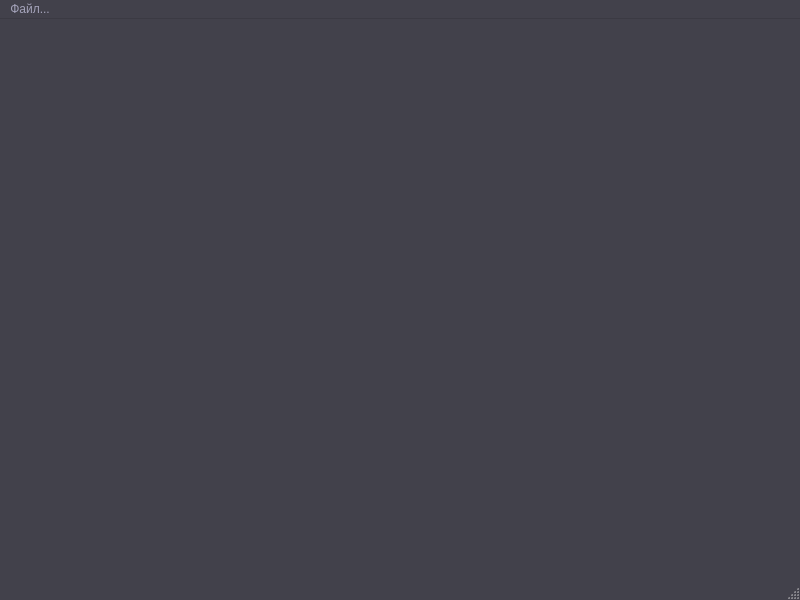
<?xml version="1.0" encoding="UTF-8"?>
<ui version="4.0">
 <class>CloudGalleryWindow</class>
 <widget class="QMainWindow" name="CloudGalleryWindow">
  <property name="geometry">
   <rect>
    <x>0</x>
    <y>0</y>
    <width>800</width>
    <height>600</height>
   </rect>
  </property>
  <property name="palette">
   <palette>
    <active>
     <colorrole role="WindowText">
      <brush brushstyle="SolidPattern">
       <color alpha="255">
        <red>152</red>
        <green>151</green>
        <blue>173</blue>
       </color>
      </brush>
     </colorrole>
     <colorrole role="Button">
      <brush brushstyle="SolidPattern">
       <color alpha="255">
        <red>66</red>
        <green>65</green>
        <blue>75</blue>
       </color>
      </brush>
     </colorrole>
     <colorrole role="Light">
      <brush brushstyle="SolidPattern">
       <color alpha="0">
        <red>255</red>
        <green>255</green>
        <blue>255</blue>
       </color>
      </brush>
     </colorrole>
     <colorrole role="Midlight">
      <brush brushstyle="SolidPattern">
       <color alpha="0">
        <red>227</red>
        <green>227</green>
        <blue>227</blue>
       </color>
      </brush>
     </colorrole>
     <colorrole role="Text">
      <brush brushstyle="SolidPattern">
       <color alpha="255">
        <red>152</red>
        <green>151</green>
        <blue>173</blue>
       </color>
      </brush>
     </colorrole>
     <colorrole role="BrightText">
      <brush brushstyle="SolidPattern">
       <color alpha="255">
        <red>152</red>
        <green>151</green>
        <blue>173</blue>
       </color>
      </brush>
     </colorrole>
     <colorrole role="ButtonText">
      <brush brushstyle="SolidPattern">
       <color alpha="255">
        <red>163</red>
        <green>162</green>
        <blue>185</blue>
       </color>
      </brush>
     </colorrole>
     <colorrole role="Base">
      <brush brushstyle="SolidPattern">
       <color alpha="255">
        <red>66</red>
        <green>65</green>
        <blue>75</blue>
       </color>
      </brush>
     </colorrole>
     <colorrole role="Window">
      <brush brushstyle="SolidPattern">
       <color alpha="255">
        <red>66</red>
        <green>65</green>
        <blue>75</blue>
       </color>
      </brush>
     </colorrole>
     <colorrole role="Highlight">
      <brush brushstyle="SolidPattern">
       <color alpha="255">
        <red>87</red>
        <green>86</green>
        <blue>99</blue>
       </color>
      </brush>
     </colorrole>
     <colorrole role="Link">
      <brush brushstyle="SolidPattern">
       <color alpha="255">
        <red>152</red>
        <green>151</green>
        <blue>173</blue>
       </color>
      </brush>
     </colorrole>
     <colorrole role="LinkVisited">
      <brush brushstyle="SolidPattern">
       <color alpha="255">
        <red>152</red>
        <green>151</green>
        <blue>173</blue>
       </color>
      </brush>
     </colorrole>
     <colorrole role="AlternateBase">
      <brush brushstyle="SolidPattern">
       <color alpha="255">
        <red>87</red>
        <green>86</green>
        <blue>99</blue>
       </color>
      </brush>
     </colorrole>
     <colorrole role="ToolTipBase">
      <brush brushstyle="SolidPattern">
       <color alpha="255">
        <red>87</red>
        <green>86</green>
        <blue>99</blue>
       </color>
      </brush>
     </colorrole>
     <colorrole role="ToolTipText">
      <brush brushstyle="SolidPattern">
       <color alpha="255">
        <red>152</red>
        <green>151</green>
        <blue>173</blue>
       </color>
      </brush>
     </colorrole>
     <colorrole role="PlaceholderText">
      <brush brushstyle="SolidPattern">
       <color alpha="128">
        <red>152</red>
        <green>151</green>
        <blue>173</blue>
       </color>
      </brush>
     </colorrole>
     <colorrole role="Accent">
      <brush brushstyle="SolidPattern">
       <color alpha="255">
        <red>152</red>
        <green>151</green>
        <blue>173</blue>
       </color>
      </brush>
     </colorrole>
    </active>
    <inactive>
     <colorrole role="WindowText">
      <brush brushstyle="SolidPattern">
       <color alpha="255">
        <red>176</red>
        <green>175</green>
        <blue>200</blue>
       </color>
      </brush>
     </colorrole>
     <colorrole role="Button">
      <brush brushstyle="SolidPattern">
       <color alpha="255">
        <red>87</red>
        <green>86</green>
        <blue>99</blue>
       </color>
      </brush>
     </colorrole>
     <colorrole role="Light">
      <brush brushstyle="SolidPattern">
       <color alpha="0">
        <red>255</red>
        <green>255</green>
        <blue>255</blue>
       </color>
      </brush>
     </colorrole>
     <colorrole role="Midlight">
      <brush brushstyle="SolidPattern">
       <color alpha="0">
        <red>227</red>
        <green>227</green>
        <blue>227</blue>
       </color>
      </brush>
     </colorrole>
     <colorrole role="Text">
      <brush brushstyle="SolidPattern">
       <color alpha="255">
        <red>152</red>
        <green>151</green>
        <blue>173</blue>
       </color>
      </brush>
     </colorrole>
     <colorrole role="BrightText">
      <brush brushstyle="SolidPattern">
       <color alpha="255">
        <red>152</red>
        <green>151</green>
        <blue>173</blue>
       </color>
      </brush>
     </colorrole>
     <colorrole role="ButtonText">
      <brush brushstyle="SolidPattern">
       <color alpha="255">
        <red>163</red>
        <green>162</green>
        <blue>185</blue>
       </color>
      </brush>
     </colorrole>
     <colorrole role="Base">
      <brush brushstyle="SolidPattern">
       <color alpha="255">
        <red>66</red>
        <green>65</green>
        <blue>75</blue>
       </color>
      </brush>
     </colorrole>
     <colorrole role="Window">
      <brush brushstyle="SolidPattern">
       <color alpha="255">
        <red>66</red>
        <green>65</green>
        <blue>75</blue>
       </color>
      </brush>
     </colorrole>
     <colorrole role="Highlight">
      <brush brushstyle="SolidPattern">
       <color alpha="255">
        <red>87</red>
        <green>86</green>
        <blue>99</blue>
       </color>
      </brush>
     </colorrole>
     <colorrole role="HighlightedText">
      <brush brushstyle="SolidPattern">
       <color alpha="255">
        <red>255</red>
        <green>255</green>
        <blue>255</blue>
       </color>
      </brush>
     </colorrole>
     <colorrole role="Link">
      <brush brushstyle="SolidPattern">
       <color alpha="255">
        <red>152</red>
        <green>151</green>
        <blue>173</blue>
       </color>
      </brush>
     </colorrole>
     <colorrole role="LinkVisited">
      <brush brushstyle="SolidPattern">
       <color alpha="255">
        <red>152</red>
        <green>151</green>
        <blue>173</blue>
       </color>
      </brush>
     </colorrole>
     <colorrole role="AlternateBase">
      <brush brushstyle="SolidPattern">
       <color alpha="255">
        <red>87</red>
        <green>86</green>
        <blue>99</blue>
       </color>
      </brush>
     </colorrole>
     <colorrole role="ToolTipBase">
      <brush brushstyle="SolidPattern">
       <color alpha="255">
        <red>87</red>
        <green>86</green>
        <blue>99</blue>
       </color>
      </brush>
     </colorrole>
     <colorrole role="ToolTipText">
      <brush brushstyle="SolidPattern">
       <color alpha="255">
        <red>152</red>
        <green>151</green>
        <blue>173</blue>
       </color>
      </brush>
     </colorrole>
     <colorrole role="PlaceholderText">
      <brush brushstyle="SolidPattern">
       <color alpha="128">
        <red>152</red>
        <green>151</green>
        <blue>173</blue>
       </color>
      </brush>
     </colorrole>
     <colorrole role="Accent">
      <brush brushstyle="SolidPattern">
       <color alpha="255">
        <red>152</red>
        <green>151</green>
        <blue>173</blue>
       </color>
      </brush>
     </colorrole>
    </inactive>
    <disabled>
     <colorrole role="WindowText">
      <brush brushstyle="SolidPattern">
       <color alpha="255">
        <red>176</red>
        <green>175</green>
        <blue>200</blue>
       </color>
      </brush>
     </colorrole>
     <colorrole role="Button">
      <brush brushstyle="SolidPattern">
       <color alpha="255">
        <red>87</red>
        <green>86</green>
        <blue>99</blue>
       </color>
      </brush>
     </colorrole>
     <colorrole role="Light">
      <brush brushstyle="SolidPattern">
       <color alpha="0">
        <red>255</red>
        <green>255</green>
        <blue>255</blue>
       </color>
      </brush>
     </colorrole>
     <colorrole role="Midlight">
      <brush brushstyle="SolidPattern">
       <color alpha="0">
        <red>227</red>
        <green>227</green>
        <blue>227</blue>
       </color>
      </brush>
     </colorrole>
     <colorrole role="BrightText">
      <brush brushstyle="SolidPattern">
       <color alpha="255">
        <red>152</red>
        <green>151</green>
        <blue>173</blue>
       </color>
      </brush>
     </colorrole>
     <colorrole role="Base">
      <brush brushstyle="SolidPattern">
       <color alpha="255">
        <red>66</red>
        <green>65</green>
        <blue>75</blue>
       </color>
      </brush>
     </colorrole>
     <colorrole role="Window">
      <brush brushstyle="SolidPattern">
       <color alpha="255">
        <red>66</red>
        <green>65</green>
        <blue>75</blue>
       </color>
      </brush>
     </colorrole>
     <colorrole role="Shadow">
      <brush brushstyle="SolidPattern">
       <color alpha="255">
        <red>105</red>
        <green>105</green>
        <blue>105</blue>
       </color>
      </brush>
     </colorrole>
     <colorrole role="Highlight">
      <brush brushstyle="SolidPattern">
       <color alpha="255">
        <red>87</red>
        <green>86</green>
        <blue>99</blue>
       </color>
      </brush>
     </colorrole>
     <colorrole role="Link">
      <brush brushstyle="SolidPattern">
       <color alpha="255">
        <red>152</red>
        <green>151</green>
        <blue>173</blue>
       </color>
      </brush>
     </colorrole>
     <colorrole role="LinkVisited">
      <brush brushstyle="SolidPattern">
       <color alpha="255">
        <red>152</red>
        <green>151</green>
        <blue>173</blue>
       </color>
      </brush>
     </colorrole>
     <colorrole role="AlternateBase">
      <brush brushstyle="SolidPattern">
       <color alpha="255">
        <red>87</red>
        <green>86</green>
        <blue>99</blue>
       </color>
      </brush>
     </colorrole>
     <colorrole role="ToolTipBase">
      <brush brushstyle="SolidPattern">
       <color alpha="255">
        <red>87</red>
        <green>86</green>
        <blue>99</blue>
       </color>
      </brush>
     </colorrole>
     <colorrole role="ToolTipText">
      <brush brushstyle="SolidPattern">
       <color alpha="255">
        <red>152</red>
        <green>151</green>
        <blue>173</blue>
       </color>
      </brush>
     </colorrole>
     <colorrole role="PlaceholderText">
      <brush brushstyle="SolidPattern">
       <color alpha="128">
        <red>152</red>
        <green>151</green>
        <blue>173</blue>
       </color>
      </brush>
     </colorrole>
     <colorrole role="Accent">
      <brush brushstyle="SolidPattern">
       <color alpha="255">
        <red>152</red>
        <green>151</green>
        <blue>173</blue>
       </color>
      </brush>
     </colorrole>
    </disabled>
   </palette>
  </property>
  <property name="windowTitle">
   <string>MainWindow</string>
  </property>
  <widget class="QWidget" name="centralwidget"/>
  <widget class="QMenuBar" name="menubar">
   <property name="geometry">
    <rect>
     <x>0</x>
     <y>0</y>
     <width>800</width>
     <height>25</height>
    </rect>
   </property>
   <widget class="QMenu" name="menu">
    <property name="title">
     <string>Файл...</string>
    </property>
    <addaction name="addFileOption"/>
    <addaction name="deleteFileOption"/>
    <addaction name="sendToCloudOption"/>
   </widget>
   <addaction name="menu"/>
  </widget>
  <widget class="QStatusBar" name="statusbar"/>
  <action name="addFileOption">
   <property name="text">
    <string>создать</string>
   </property>
  </action>
  <action name="deleteFileOption">
   <property name="text">
    <string>удалить</string>
   </property>
  </action>
  <action name="sendToCloudOption">
   <property name="text">
    <string>отправить в облачное хранилище</string>
   </property>
  </action>
 </widget>
 <resources/>
 <connections/>
</ui>
